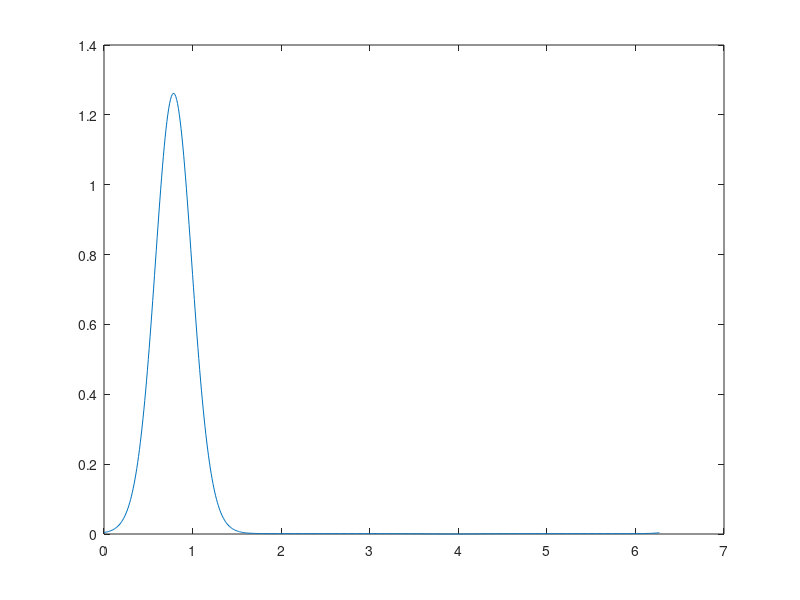

The MATLAB script that drew this image:
%projected normal function: directional statistics Page46
mean1 = 1.0; mean2 = 1.0;
u = [mean1; mean2];
cov1 = 0.2; cov2 = 0.2;
COV = [cov1, 0.0; 0.0, cov2];

interval = 0.01;
thetha = [0:interval:(2*pi-interval)];

[tmp, num] = size(thetha);
p = zeros(1, num);

for i = 1:num
    x =[cos(thetha(i)); sin(thetha(i))];
    phi = mvnpdf([mean1 mean2], 0, COV);
    D_thetha = (u'/COV *x) /sqrt(x'/COV*x);
    PHI_D_thetha = normcdf(D_thetha, 0, 1);
    phi_factor = 1/(sqrt(det(COV)*sqrt(x'/COV*x)))*(mean1*sin(thetha(i))-mean2*cos(thetha(i)));
    phi_factor_value = normpdf(phi_factor, 0, 1);
    p(i)=(phi+1/sqrt(det(COV))*D_thetha*PHI_D_thetha*phi_factor_value)/(x'/COV*x);    
end

plot(thetha, p)
hold on;